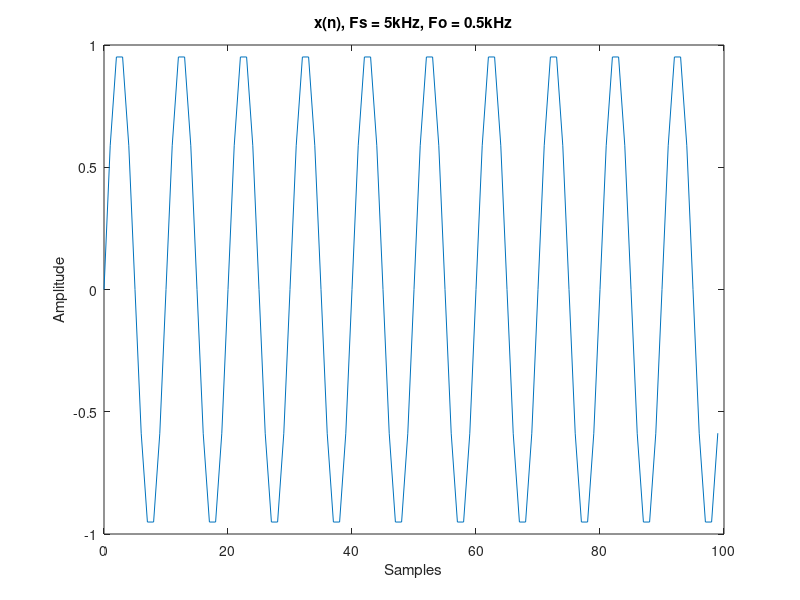
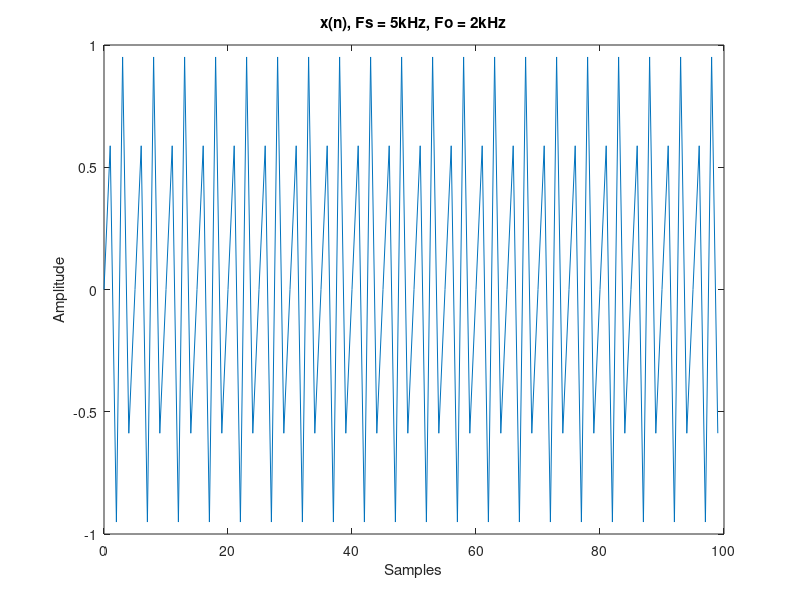
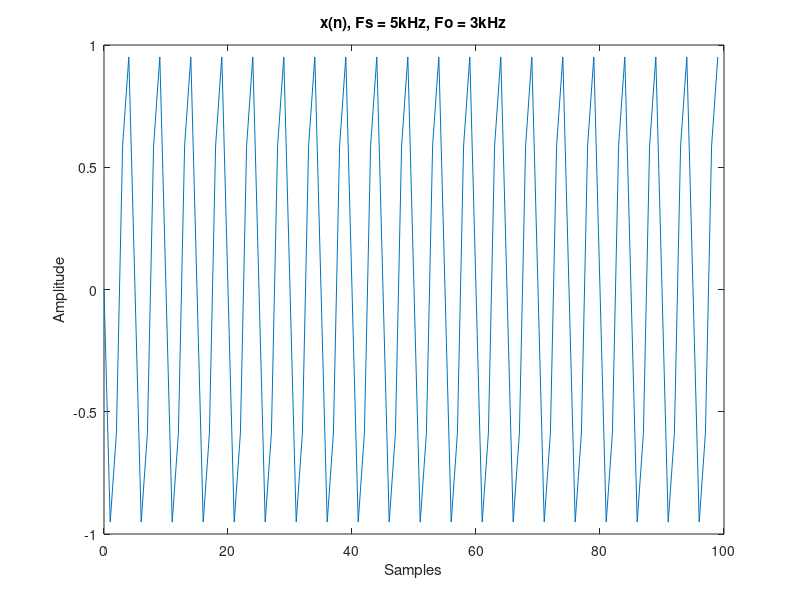
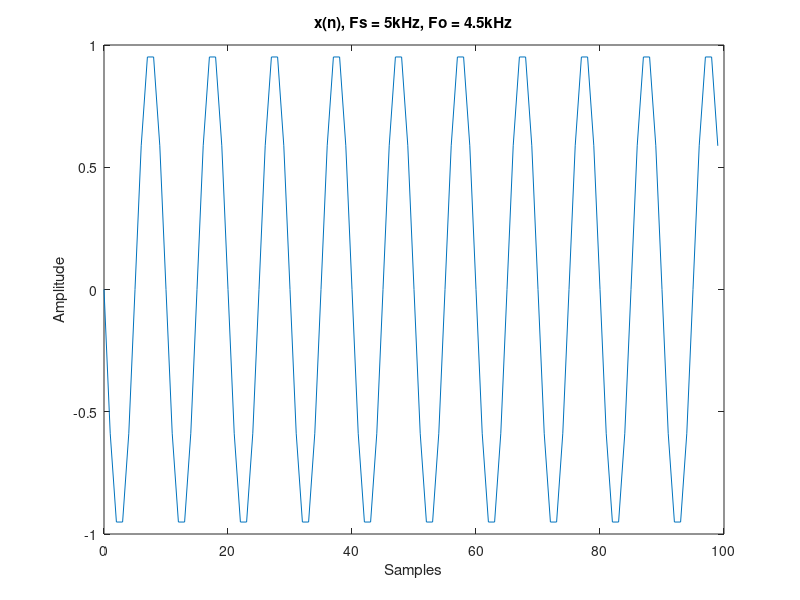

Here is the MATLAB script that generated these plots, in order:
% Carlos Lazo
% ECE 503
% Homework #7
% Due: 3/14/10

%% 1) Signal Sampling and Reconstruction

clear all; close all; clc;

% b. P&M 1.15

% Part (a)

% Define all equations and frequencies:

Fs   =   5e3;

Fo_1 =  .5e3;
Fo_2 =   2e3;
Fo_3 =   4e3;
Fo_4 = 4.5e3;

n = 0:99;

xn_1 = sin(2*pi*(Fo_1/Fs)*n);
xn_2 = sin(2*pi*(Fo_2/Fs)*n);
xn_3 = sin(2*pi*(Fo_3/Fs)*n);
xn_4 = sin(2*pi*(Fo_4/Fs)*n);

figure;
plot(n,xn_1);
xlabel('Samples');
ylabel('Amplitude');
title('x(n), Fs = 5kHz, Fo = 0.5kHz');

figure;
plot(n,xn_2);
xlabel('Samples');
ylabel('Amplitude');
title('x(n), Fs = 5kHz, Fo = 2kHz');

figure;
plot(n,xn_3);
xlabel('Samples');
ylabel('Amplitude');
title('x(n), Fs = 5kHz, Fo = 3kHz');

figure;
plot(n,xn_4);
xlabel('Samples');
ylabel('Amplitude');
title('x(n), Fs = 5kHz, Fo = 4.5kHz');

% Part (b)

Fs = 50e3;
Fo =  2e3;

x_n = sin(2*pi*(Fo/Fs)*n);

figure;
plot(n,x_n);
xlabel('Samples');
ylabel('Amplitude');
title('x(n), Fs = 50kHz, Fo = 2kHz');

n_y = 0:2:99;

y_n = sin(2*pi*(Fo/Fs)*n_y);

figure;
plot(n_y,y_n);
xlabel('Samples');
ylabel('Amplitude');
title('y(n), Fs = 50kHz, Fo = 2kHz');

%% 2) Filter Concepts

clear all; close all; clc;

% b. P&M 5.27

% Part (b)

b = [1 -1];
a = [1 .9];

freqz(b,a);

%% 2) Filter Concepts

clear all; close all; clc;

% c. P&M 5.34

w = 0:2*pi/1000:2*pi;

H_w = 1 + exp(-1*j*w) + exp(-2*j*w) + exp(-3*j*w) + exp(-4*j*w) + exp(-5*j*w) + exp(-6*j*w) + exp(-7*j*w) + exp(-8*j*w);

figure;

subplot(2,1,1);
plot(w, abs(H_w));
xlabel('w = 0:2*pi/1000:2*pi');
ylabel('Magnitutde');
title('|H(e^jw)|');
grid on;

subplot(2,1,2);
plot(angle(H_w));
xlabel('w = 0:2*pi/1000:2*pi');
ylabel('Magnitutde');
title('Phase[H(e^jw)]');
grid on;
